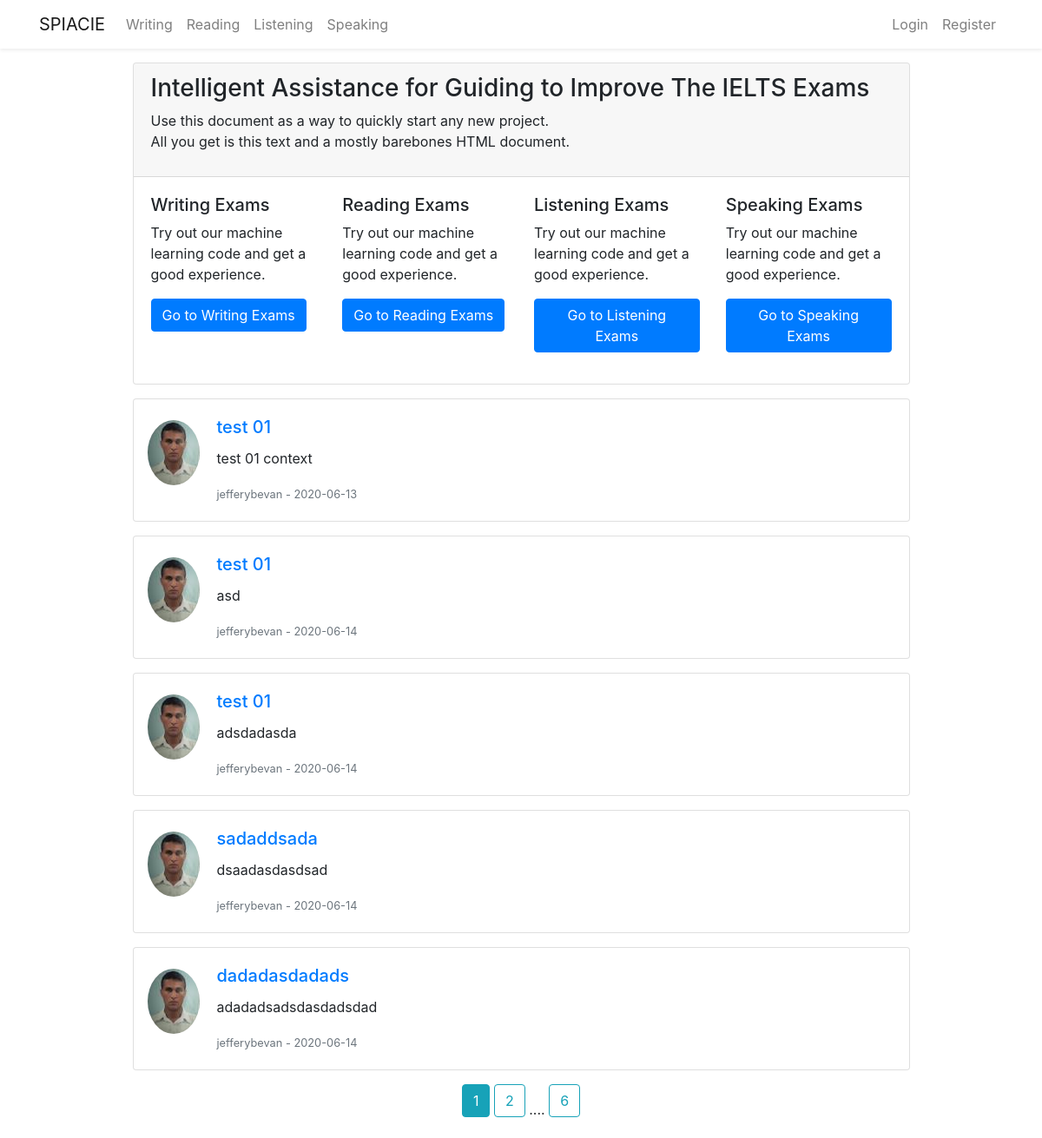
Page /home on the earlier database version.
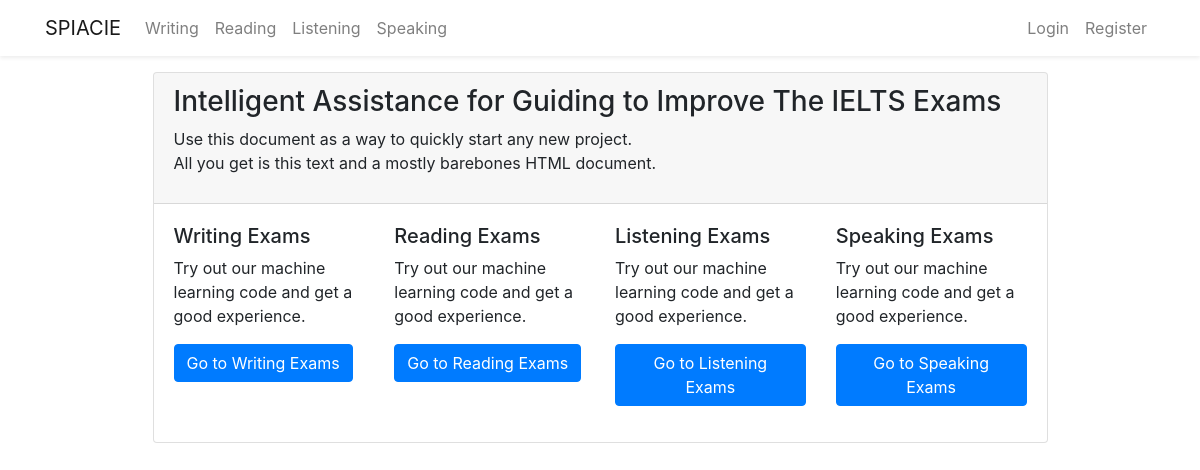
Same page on the later database version.
### flaskblog/models.py (models this page shows, shortened)
class Post(db.Model):
    id = db.Column(db.Integer, primary_key=True)
    title = db.Column(db.String(100), nullable=False)
    date_posted = db.Column(db.DateTime, nullable=False,
                            default=datetime.utcnow)
    content = db.Column(db.Text, nullable=False)
    user_id = db.Column(db.Integer, db.ForeignKey('user.id'), nullable=False)

class User(db.Model, UserMixin):
    id = db.Column(db.Integer, primary_key=True)
    firstname = db.Column(db.String(20), nullable=False)
    lastname = db.Column(db.String(20), nullable=False)
    username = db.Column(db.String(20), unique=True, nullable=False)
    email = db.Column(db.String(20), unique=True, nullable=False)
    password = db.Column(db.String(20), nullable=False)
    image_file = db.Column(db.String(20), nullable=False,
                           default='default.jpg')
    post = db.relationship('Post', backref='author', lazy=True)
    questionpaper = db.relationship(
        'Questionpaper', backref='creator', lazy=True)
    writingpaper = db.relationship(
        'Writingpaper', backref='wcreator', lazy=True)
    writinganswer = db.relationship(
        'Writingpaperanswer', backref='wcandidate', lazy=True)

### flaskblog/main/routes.py (the view)
@main.route("/")
@main.route("/home")
def home():
    page = request.args.get('page', 1, type=int)
    posts = Post.query.paginate(page=page, per_page=5)
    return render_template('home.html', posts=posts)

### flaskblog/templates/home.html (shortened to what the changed rows need)
{% extends 'layout.html'%} {% block content %}
<div class="container mt-3">
  <div class="row justify-content-center">
    <div class="col-md-10">
      <div class="card">
        <div class="card-header">
        </div>
        <div class="card-body">
        </div>
      </div>
      {% for post in posts.items %}
      <div class="card mb-3 mt-3">
        <div class="row no-gutters">
          <div class="text-center">
            <img
              class="rounded-circle mt-4 ml-3"
              src="{{ url_for('static', filename='profile_pics/' + post.author.image_file) }}"
            />
          </div>
          <div class="col-md-6">
            <div class="card-body">
              <h5 class="card-title">
                <a
                  class="article-title"
                  href="{{ url_for('posts.post', post_id= post.id )}}"
                  >{{ post.title }}</a
                >
              </h5>
              <p class="card-text">{{ post.content }}</p>
              <p class="card-text">
                <small class="text-muted"
                  >{{ post.author.username }} - {{
                  post.date_posted.strftime('%Y-%m-%d') }}</small
                >
              </p>
            </div>
          </div>
        </div>
      </div>
      {% endfor %}
      <div class="text-center">
        {% for page_num in posts.iter_pages( left_edge=1, right_edge=1,
        left_current=1, right_current=2) %} {% if page_num %} {% if posts.page
        == page_num %}
        <a
          class="btn btn-info mb-4"
          href="{{ url_for('main.home', page=page_num) }}"
          >{{ page_num }}</a
        >
        {% else %}
        <a
          class="btn btn-outline-info mb-4"
          href="{{ url_for('main.home', page=page_num) }}"
          >{{ page_num }}</a
        >
        {% endif%} {% else %} .... {% endif%} {% endfor %}
      </div>
    </div>
  </div>
</div>
{% endblock content%}

Differences in the rows shown:
removed Post: image_file (picture), title "test 01", content "test 01 context", author.username "jefferybevan", date_posted "2020-06-13"
removed Post: image_file (picture), title "test 01", content "asd", author.username "jefferybevan", date_posted "2020-06-14"
removed Post: image_file (picture), title "test 01", content "adsdadasda", author.username "jefferybevan", date_posted "2020-06-14"
removed Post: image_file (picture), title "sadaddsada", content "dsaadasdasdsad", author.username "jefferybevan", date_posted "2020-06-14"
removed Post: image_file (picture), title "dadadasdadads", content "adadadsadsdasdadsdad", author.username "jefferybevan", date_posted "2020-06-14"
Other differences:
list line gone: "1"
list line gone: "2"
list line gone: "6"
